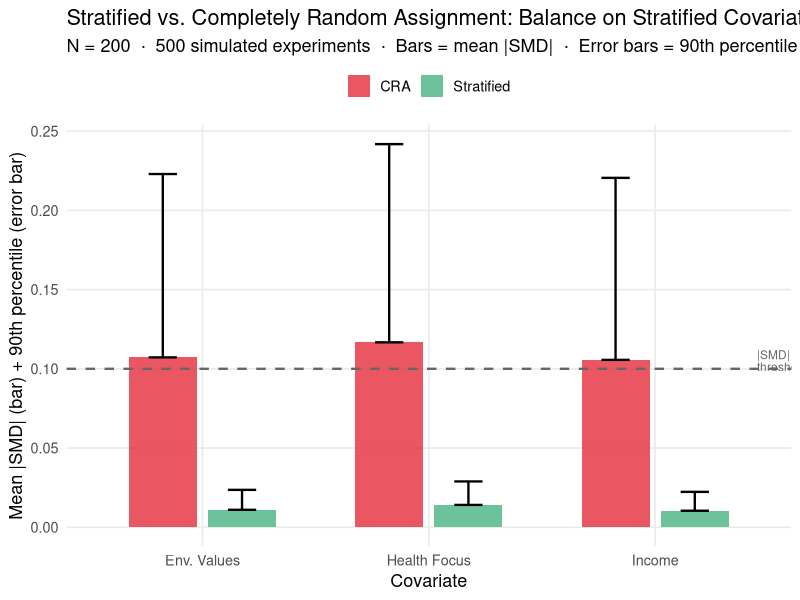
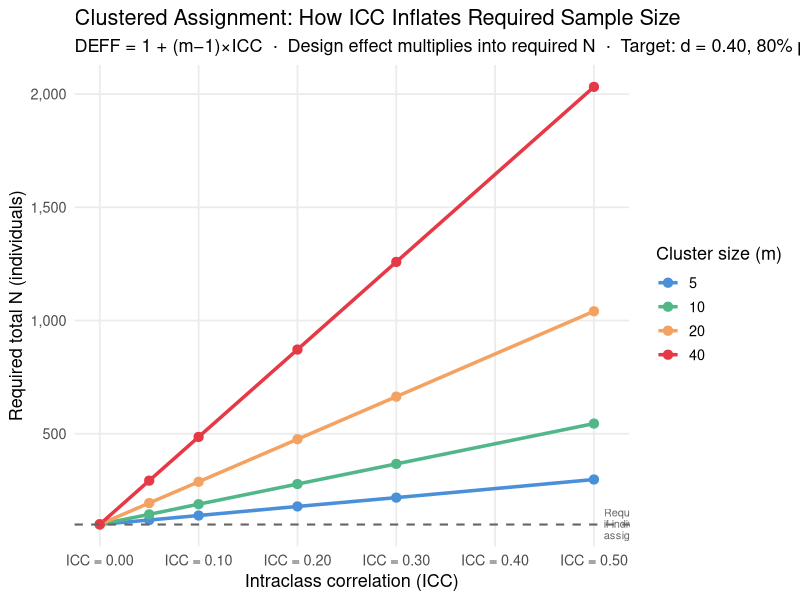

Generate these figures, in order, with R:
## ---- chunk 1
knitr::opts_chunk$set(
  echo    = TRUE,
  fig.width  = 9,
  fig.height = 5,
  fig.path   = "figs/",
  dev        = "svg"
)
dir.create("figs", recursive = TRUE, showWarnings = FALSE)
## ---- chunk 2
#| code-summary: "▶ Load required packages"
library(tidyverse); library(ggplot2); library(knitr); library(scales); library(patchwork)
if (!requireNamespace("lavaan", quietly = TRUE)) install.packages("lavaan")
library(lavaan)
set.seed(2025)
## ---- chunk 3
#| code-summary: "▶ Simulate: CRA vs. stratified assignment for 500 experiments"

set.seed(2026)
N_str  <- 200
D_str  <- 3    # three binary covariates to stratify on

n_sims <- 500

# Helper: absolute SMD for a covariate
abs_smd <- function(x, trt) {
  m1 <- mean(x[trt == 1]); m0 <- mean(x[trt == 0])
  s  <- sqrt((var(x[trt == 1]) + var(x[trt == 0])) / 2)
  if (s == 0) return(0)
  abs(m1 - m0) / s
}

# Simulate one run under CRA and one under stratified
one_run <- function() {
  # Participant covariates (binary)
  X1 <- rbinom(N_str, 1, 0.45)  # environmental values
  X2 <- rbinom(N_str, 1, 0.50)  # income
  X3 <- rbinom(N_str, 1, 0.40)  # health focus

  # CRA
  trt_cra  <- sample(rep(0:1, N_str / 2))

  # Stratified: randomize within each of 2^3 = 8 strata
  strata   <- paste(X1, X2, X3, sep = "-")
  trt_strat <- integer(N_str)
  for (s in unique(strata)) {
    idx <- which(strata == s)
    n_s <- length(idx)
    trt_strat[idx] <- sample(c(rep(0, ceiling(n_s / 2)),
                                rep(1, floor(n_s / 2)))[seq_len(n_s)])
  }

  data.frame(
    method = c(rep("CRA", 3L), rep("Stratified", 3L)),
    cov    = rep(c("Env. Values", "Income", "Health Focus"), 2L),
    smd    = c(abs_smd(X1, trt_cra),  abs_smd(X2, trt_cra),  abs_smd(X3, trt_cra),
               abs_smd(X1, trt_strat), abs_smd(X2, trt_strat), abs_smd(X3, trt_strat))
  )
}

set.seed(42)
strat_sims <- bind_rows(replicate(n_sims, one_run(), simplify = FALSE))

strat_summary <- strat_sims |>
  group_by(method, cov) |>
  summarise(mean_smd = mean(smd), p90_smd = quantile(smd, 0.90), .groups = "drop") |>
  mutate(method = factor(method, levels = c("CRA", "Stratified")))

ggplot(strat_summary, aes(x = cov, y = mean_smd, fill = method,
                           ymin = 0, ymax = p90_smd)) +
  geom_col(position = position_dodge(0.7), width = 0.6, alpha = 0.85) +
  geom_errorbar(aes(ymin = mean_smd, ymax = p90_smd),
                position = position_dodge(0.7), width = 0.25, linewidth = 0.8) +
  geom_hline(yintercept = 0.10, linetype = "dashed", color = "gray40", linewidth = 0.8) +
  annotate("text", x = 3.45, y = 0.105, label = "|SMD| = 0.10\nthreshold",
           size = 3.0, color = "gray40", hjust = 0, lineheight = 0.85) +
  scale_fill_manual(values = c("CRA" = "#e63946", "Stratified" = "#52b788"), name = NULL) +
  labs(x = "Covariate", y = "Mean |SMD| (bar) + 90th percentile (error bar)",
       title = "Stratified vs. Completely Random Assignment: Balance on Stratified Covariates",
       subtitle = paste0("N = ", N_str, "  \u00b7  500 simulated experiments  \u00b7  ",
                         "Bars = mean |SMD|  \u00b7  Error bars = 90th percentile worst case")) +
  theme_minimal(base_size = 13) +
  theme(panel.grid.minor = element_blank(), legend.position = "top")
## ---- chunk 4
#| code-summary: "▶ Illustrate: effective N under clustered assignment for different ICCs"

icc_vals     <- c(0.00, 0.05, 0.10, 0.20, 0.30, 0.50)
cluster_sizes <- c(5, 10, 20, 40)

deff_df <- expand.grid(icc = icc_vals, m = cluster_sizes) |>
  mutate(
    DEFF    = 1 + (m - 1) * icc,        # design effect
    Neff_80 = ceiling(
      power.t.test(delta = 0.40, sd = 1, sig.level = 0.05, power = 0.80,
                   type = "two.sample")$n * DEFF
    ),
    m_label = paste0("Cluster size = ", m)
  )

ggplot(deff_df, aes(x = icc, y = Neff_80,
                    color = factor(m), group = factor(m))) +
  geom_line(linewidth = 1.2) +
  geom_point(size = 2.8) +
  geom_hline(yintercept = power.t.test(delta = 0.40, sd = 1, sig.level = 0.05,
                                        power = 0.80, type = "two.sample")$n,
             linetype = "dashed", color = "gray40", linewidth = 0.7) +
  annotate("text", x = 0.51, y = power.t.test(delta = 0.40, sd = 1, sig.level = 0.05,
                                                power = 0.80, type = "two.sample")$n + 3,
           label = "Required N\nif individual\nassignment",
           size = 2.8, color = "gray40", hjust = 0, lineheight = 0.85) +
  scale_color_manual(values = c("5" = "#4a90d9", "10" = "#52b788",
                                 "20" = "#f4a261", "40" = "#e63946"),
                     name = "Cluster size (m)") +
  scale_x_continuous(labels = function(x) sprintf("ICC = %.2f", x)) +
  scale_y_continuous(labels = comma) +
  labs(x = "Intraclass correlation (ICC)",
       y = "Required total N (individuals)",
       title = "Clustered Assignment: How ICC Inflates Required Sample Size",
       subtitle = "DEFF = 1 + (m\u22121)\u00d7ICC  \u00b7  Design effect multiplies into required N  \u00b7  Target: d = 0.40, 80% power") +
  theme_minimal(base_size = 13) +
  theme(panel.grid.minor = element_blank())
## ---- chunk 5
#| code-summary: "▶ Simulate Heckman correction for self-selection"

set.seed(42)
N_hk  <- 1000   # pool of potential participants (larger N → more stable Heckman)

# ── Unobserved confounder ─────────────────────────────────────────────────────
# theta = latent eco-mindedness: affects BOTH survey completion AND WTP.
# It is NOT in the data (hence "unobserved"), so naive OLS cannot control for it.
theta <- rnorm(N_hk)

# ── Treatment assignment (random) ─────────────────────────────────────────────
# Eco vs. control randomly assigned to all N_hk potential participants.
eco   <- sample(rep(0:1, N_hk / 2))

# ── Instrument ────────────────────────────────────────────────────────────────
# incentive: a continuous financial incentive ($0–$4 bonus) randomly assigned
# to potential participants.  Higher incentive → more likely to complete the
# survey, but the incentive itself has NO direct effect on WTP for the product.
# This is the EXCLUSION RESTRICTION — a continuous instrument is essential here
# because a binary instrument (e.g., reminder email yes/no) would create only
# 4 unique (eco × reminder) combinations in Stage 1, making the IMR nearly a
# step-function of eco in Stage 2 and causing collinearity that destabilises
# the coefficient estimates.
incentive <- runif(N_hk, 0, 4)   # continuous $0–$4 bonus

# ── Selection into completion ──────────────────────────────────────────────────
# Key mechanism: the eco condition is intrinsically interesting to eco-minded
# (high-theta) people BUT ALSO to some low-theta "curious" people — so the eco
# arm selects in more low-theta completers than the control arm (where only
# truly motivated people bother).  This creates DOWNWARD bias in naive OLS.
# Keeping theta and eco effects moderate ensures the Heckman correction is
# tractable and does not overshoot due to finite-sample IMR estimation error.
sel_latent <- -0.30 +
  0.55 * theta     +    # eco-minded people more likely to complete
  0.65 * eco       +    # eco topic attracts notably more lower-theta completers → bigger OVB
  0.55 * incentive +    # strong continuous instrument for identification
  rnorm(N_hk, 0, 1)
selected <- as.integer(sel_latent > 0)
N_sel    <- sum(selected)

# ── WTP (observed only for completers; theta is the unobserved driver) ─────────
# theta effect on WTP = 0.85: large enough to create detectable downward bias
# in naive OLS, small enough that Heckman correction is stable (doesn't overshoot).
wtp_true <- 5.0 +
  0.50 * eco[selected == 1] +      # TRUE eco-label effect = $0.50
  0.85 * theta[selected == 1] +    # theta drives WTP but is UNOBSERVED in df_hk
  rnorm(N_sel, 0, 1.0)
wtp_true <- pmax(wtp_true, 0)      # floor at 0 (no negative WTP)

# ── Analysis datasets ──────────────────────────────────────────────────────────
# df_hk:   observed data for completers (theta NOT included — it's unobserved)
# df_full: full pool used for Stage 1 probit (includes instrument)
df_hk   <- data.frame(wtp       = wtp_true,
                       eco       = eco[selected == 1],
                       incentive = incentive[selected == 1])
df_full <- data.frame(selected, eco, incentive)   # theta excluded — unobserved

# Naive OLS: ignores selection → eco coefficient is DOWNWARD BIASED because
# eco arm selects in more low-theta participants (lower average WTP)
naive <- lm(wtp ~ eco, data = df_hk)

# Heckman Stage 1: probit of completion on eco + incentive (instrument)
# Note: theta is excluded (unobserved); incentive is the identifying instrument.
# The continuous incentive creates a smooth IMR function → no collinearity.
stage1 <- glm(selected ~ eco + incentive, data = df_full,
              family = binomial(link = "probit"))

# Inverse Mills ratio (IMR) for completers — absorbs the selection-on-theta
xb  <- predict(stage1)[selected == 1]
imr <- dnorm(xb) / pnorm(xb)

# Heckman Stage 2: includes IMR to correct for selective attrition
heckman <- lm(wtp ~ eco + imr, data = cbind(df_hk, imr = imr))

cat(sprintf("Completion rate: %.1f%% overall  |  Eco: %.1f%%  |  Control: %.1f%%\n",
            100 * mean(selected),
            100 * mean(selected[eco == 1]),
            100 * mean(selected[eco == 0])))
cat(sprintf("Mean theta among completers — Eco: %.2f  |  Control: %.2f  (gap creates bias)\n",
            mean(theta[selected == 1 & eco == 1]),
            mean(theta[selected == 1 & eco == 0])))

heck_tab <- data.frame(
  Model = c("Naive OLS (ignores selection)", "Heckman 2-step (corrects attrition)"),
  `Eco-label coefficient` = c(round(coef(naive)["eco"], 3),
                               round(coef(heckman)["eco"], 3)),
  `95% CI (low)` = c(round(confint(naive)["eco", 1], 3),
                      round(confint(heckman)["eco", 1], 3)),
  `95% CI (high)` = c(round(confint(naive)["eco", 2], 3),
                       round(confint(heckman)["eco", 2], 3)),
  `True value` = 0.50,
  check.names = FALSE
)

kable(heck_tab,
      caption = paste0("Heckman correction: differential attrition creates downward bias in naive OLS. ",
                       "Eco arm attracts low-theta completers; control arm retains only high-theta ones. ",
                       "True eco-label effect = $0.50."))
## ---- chunk 6
#| code-summary: "▶ Simulate: OLS vs. Tobit on censored WTP data"

if (!requireNamespace("AER", quietly = TRUE)) install.packages("AER")
library(AER)

set.seed(2026)
N_tb   <- 1200   # large N for stable Tobit estimates (Tobit MLE is less efficient than OLS)
eco_tb <- rep(0:1, each = N_tb / 2)

# ── Latent (true) WTP ─────────────────────────────────────────────────────────
# True eco-label effect = $0.90 on the latent scale.
# Mean = 1.2 (control arm) with sd = 1.8 places ~25% of latent WTPs below $0.
# High censoring creates clear OLS attenuation; N = 1200 makes Tobit converge
# reliably to 0.90 without overshoot.
wtp_lat <- 1.2 + 0.90 * eco_tb + rnorm(N_tb, 0, 1.8)

# Observed WTP: censored at $0 (participants state "I would not pay anything")
wtp_obs      <- pmax(wtp_lat, 0)
pct_censored <- mean(wtp_obs == 0)

cat(sprintf("Floor-censored observations: %d / %d  (%.1f%%)\n",
            sum(wtp_obs == 0), N_tb, 100 * pct_censored))

# OLS on the censored observed values: attenuated toward zero
ols_tb <- lm(wtp_obs ~ eco_tb)

# Tobit: models the latent WTP as normal, recovering the true coefficient
tobit_tb <- tobit(wtp_obs ~ eco_tb, left = 0)

cens_tab <- data.frame(
  Model    = c("OLS (ignores censoring)", "Tobit (corrects for censoring)"),
  `Eco coefficient` = c(round(coef(ols_tb)["eco_tb"], 3),
                         round(coef(tobit_tb)["eco_tb"], 3)),
  `True value` = 0.90,
  `% censored` = paste0(round(pct_censored * 100, 1), "%"),
  check.names = FALSE
)

kable(cens_tab,
      caption = paste0("OLS vs. Tobit on floor-censored WTP (true eco effect = $0.90). ",
                       "~20% floor censoring attenuates OLS; Tobit recovers the latent coefficient."))
